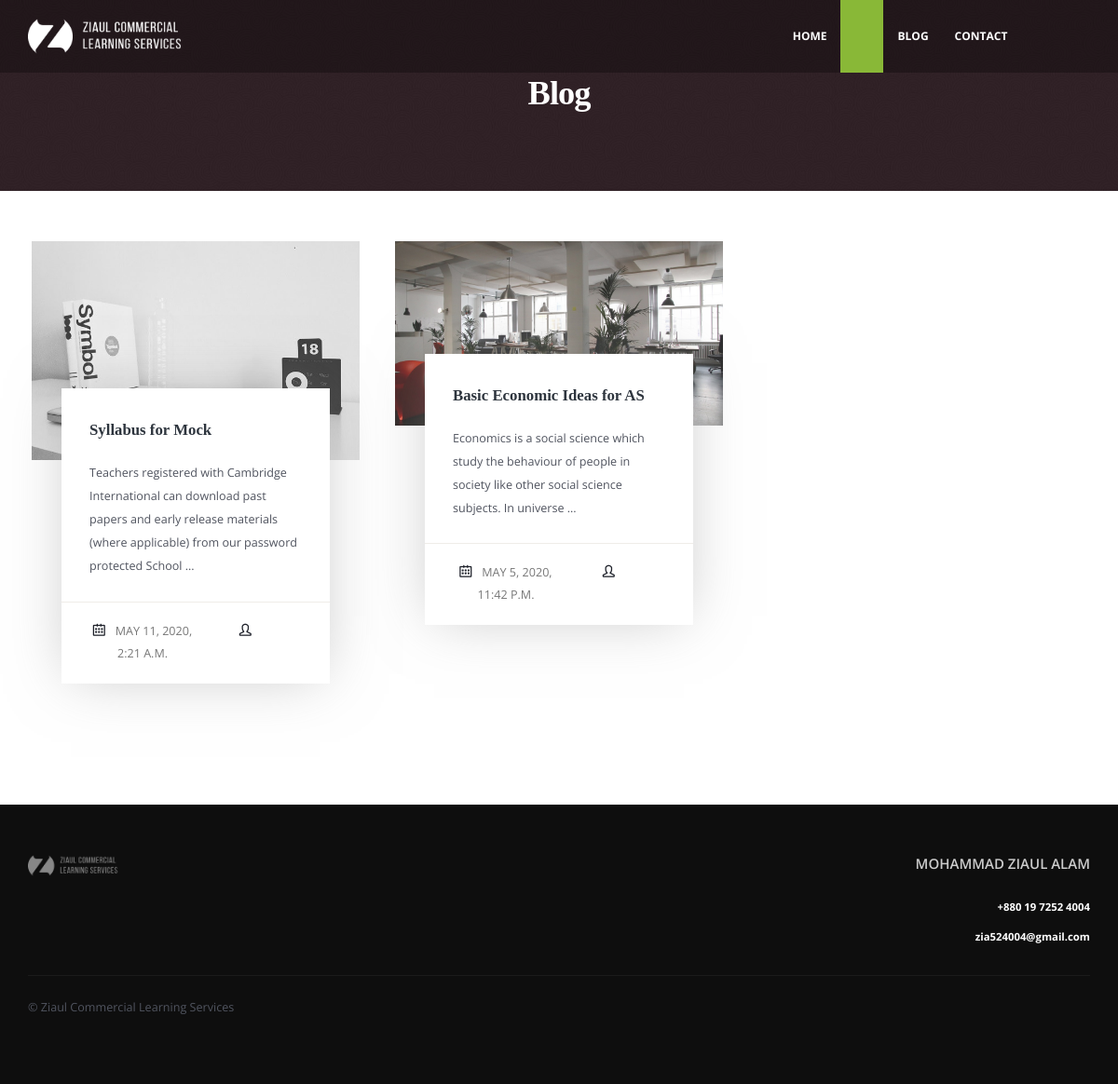
Screenshot of /blog/ with the database file from the repository.
### myBlogs/models.py (models this page shows, shortened)
class myBlog(models.Model):
	title 		= models.CharField(max_length = 120)
	description = models.TextField(blank = True, null=True)
	images        = models.ImageField(null = True, blank = True)
	date        = models.DateTimeField(default=datetime.now, blank=True)

### myBlogs/views.py (the view)
# urls.py: path('blog/', blog_view, name='blog'),
def blog_view(request):
	obj = myBlog.objects.all().order_by("-date")
	ncs = upload.objects.filter(
	    curriculum='NC_BISE'
	).values('subject').distinct()
	cies = upload.objects.filter(
	    curriculum='CIE'
	).values('subject').distinct()
	edexcels = upload.objects.filter(
	    curriculum='Edexcel'
	).values('subject').distinct()
	ibs = upload.objects.filter(
	    curriculum='IB'
	).values('subject').distinct()
	context = {
	'object' : obj,
	'ncs' : ncs,
	'cies' : cies,
	'edexcels' : edexcels,
	'ibs' : ibs
	}
	return render(request, "blog.html", context)

### templates/blog.html (shortened to what this page needs)
{% extends "base.html" %}
{% load static %}
{% block content %}
<link rel="stylesheet" href="{% static 'css/demos/demo-church.css' %}">
	<div class="body">
		<div role="main" class="main">
			<section class="section section-no-border custom-section-padding-4 m-none" style="background: url('img/demos/church/footer-bg.jpg'); background-size: cover;">
				<div class="container">
					<div class="row center">
						<div class="col-md-12">
							<h1 class="text-color-light custom-secondary-font font-weight-bold mb-xs">Blog</h1>
						</div>
					</div>
				</div>
			</section>
			<section class="section section-no-border background-color-light m-none">
				<div class="container">
					<div class="row">
						{% for obj in object %}
						<div class="col-md-4 col-sm-8 col-md-offset-0 col-sm-offset-2 custom-sm-margin-bottom-1 custom-md-margin-bottom-1">
							<article class="custom-post-blog">
								<span class="thumb-info custom-thumb-info-2">
									<span class="thumb-info-wrapper">
										<a href="{% url 'blog-details_with_pk' pk=obj.pk %}">
											<img src="{{ obj.images.url }}" alt class="img-responsive" />
										</a>
									</span>
									<span class="thumb-info-caption custom-box-shadow">
										<span class="thumb-info-caption-text">
											<h4 class="font-weight-bold mb-lg">
												<a href="{% url 'blog-details_with_pk' pk=obj.pk %}" class="text-decoration-none custom-secondary-font text-color-dark">
													{{ obj.title }}
												</a>
											</h4>
											<p>{{ obj.description|truncatewords:20 }}</p>
										</span>
										<span class="custom-thumb-info-post-infos center">
											<ul>
												<li class="text-uppercase">
													<i class="icon-calendar icons"></i>
													{{ obj.date }}
												</li>
												<li class="text-uppercase">
													<i class="icon-user icons"></i>
												</li>
											</ul>
										</span>
									</span>
								</span>
							</article>
						</div>
						{% endfor %}
					</div>
				</div>
			</section>
	</div>
{% endblock %}

### static/css/demos/demo-church.css (style rules this page uses)
h4 { font-size: 1.2em; }
p { color: #50545F; }
.custom-box-shadow { box-shadow: 0px 0px 60px -10px rgba(139, 139, 139, 0.5); }
.custom-secondary-font { font-family: "Playfair Display", serif !important; }
.custom-section-padding-4 { padding: 78px 0 !important; }
@media (min-width: 992px) { .custom-md-margin-bottom-1 { margin-bottom: 30px !important; } }
.custom-thumb-info-2 { background: transparent; border: none; overflow: initial; }
.custom-thumb-info-2 .thumb-info-wrapper:after { content: none; }
.custom-thumb-info-2 .thumb-info-caption { position: relative; display: block; width: 80%; margin: -80px auto 0; background: #FFF; padding: 30px 30px 20px 30px; z-index: 1; }
.custom-thumb-info-2 .thumb-info-caption .thumb-info-caption-text, .custom-thumb-info-2 .thumb-info-caption p { padding: 0; font-size: 1em; line-height: 2; }
.custom-thumb-info-2 .thumb-info-caption p { font-size: 0.9em; margin-bottom: 45px; }
.custom-thumb-info-post-infos ul { position: relative; padding: 0; margin: 0; }
.custom-thumb-info-post-infos ul:before { content: ''; display: block; position: absolute; top: -20px; left: 50%; width: calc(100% + 60px); border-top: 1px solid #efece8; -webkit-transform: translateX(-50%); -moz-transform: translateX(-50%); -ms-transform: translateX(-50%); -o-transform: translateX(-50%); transform: translateX(-50%); }
.custom-thumb-info-post-infos ul:after { content: ''; display: block; clear: both; }
.custom-thumb-info-post-infos ul li { float: left; list-style: none; width: 50%; font-size: 0.9em; }
.custom-thumb-info-post-infos ul li i { display: inline-block; font-size: 1em; color: #1f222b; font-weight: bold; margin-right: 8px; }

### rows the page displays
myBlog: images (picture), title "Syllabus for Mock", description "Teachers registered with Cambridge International can download past papers and early release materials (where applicable) from our password protected School …", date "MAY 11, 2020, 2:21 A.M."
myBlog: images (picture), title "Basic Economic Ideas for AS", description "Economics is a social science which study the behaviour of people in society like other social science subjects. In universe …", date "MAY 5, 2020, 11:42 P.M."
